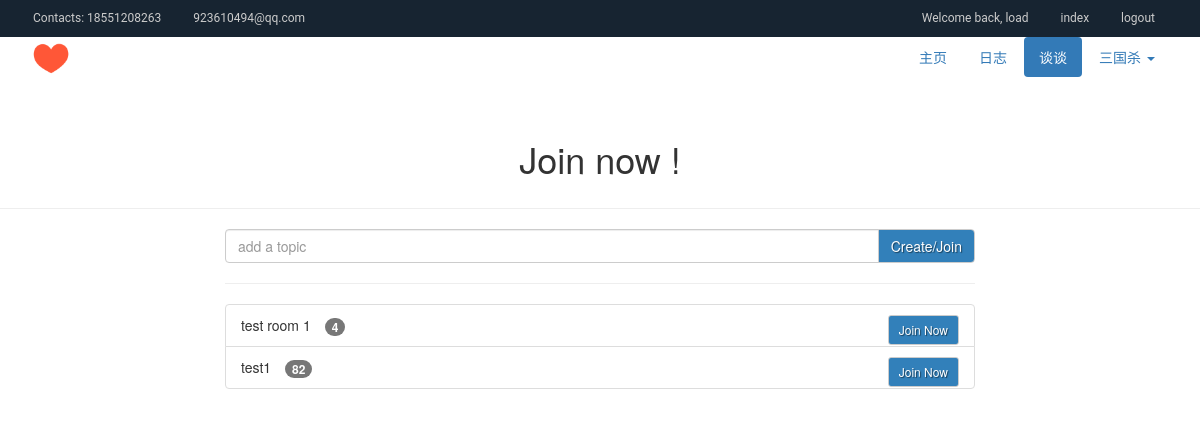
The app's page /c/rooms/ (signed in), older data.
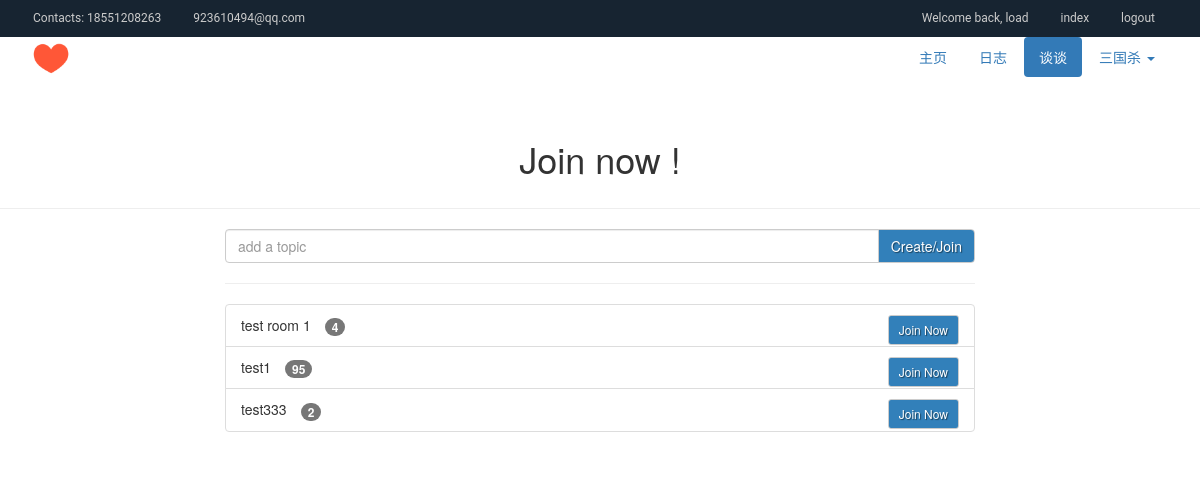
The same page, newer data.
### chatroom/models.py (models this page shows, shortened)
class Room(models.Model):
	topic = models.CharField(max_length=64, unique=True)
	members = models.IntegerField()
	ct_time = models.DateTimeField(auto_now_add=True)
	class Meta:
		ordering = ["ct_time"]

### chatroom/views.py (the view, shortened to what this page needs)
# urls.py: path("rooms/", views.rooms, name="rooms"),
def rooms(request): #index room page
	if not request.session.get("is_login", None):
		warning = "Please login first!"
		return render(request, "chatroom/rooms.html", locals())
	rooms = Room.objects.all().order_by("ct_time")
	return render(request, "chatroom/rooms.html", locals())

### chatroom/templates/chatroom/rooms.html (shortened to what this page needs)
{% extends 'login/cb.html' %}
{% load staticfiles %}
{% block css %}
<link href="{% static 'chatroom/css/main.css' %}" ref="stylesheet">
{% endblock %}
{% block presentation %}
<li role="presentation"><a href="{% url 'login:index' %}">主页</a></li>
<li role="presentation"><a href="{% url 'login:login' %}">日志</a></li>
<li role="presentation" class="active"><a href="{% url 'chatroom:rooms' %}">谈谈</a></li>
<li role="presentation" class="dropdown">
    <a id="menu-select" class="dropdown-toggle" data-toggle="dropdown" href="#" role="button" aria-haspopup="true" aria-expanded="false">
	三国杀 <span class="caret"></span>
	</a>
</li>
{% endblock %}
{% block header %}
<div class="row">
    <div class="col-sm-4 col-sm-offset-4">
			<h1 align="center">Join now !</h1>
    </div>
</div>
{% endblock %}
{% block content %}
	<div class="container">
		<div class="row">
			<div class="col-sm-8 col-sm-offset-2">
				<form class="room-form" action="{% url 'chatroom:rooms' %}" method="post">
					<div class="input-group">
						<input type="text" name="roomtopic" class="form-control" placeholder="add a topic">
						<span class="input-group-btn">
							<button type="submit" class="btn btn-default">Create/Join</button>
						</span>
					</div>
				</form>
				<hr />
				<ul class="list-group">
				{% for room in rooms %}
					<li class="list-group-item">
						<span>{{ room.topic }}&emsp;<span class="badge">{{ room.members }}</span></span>
						<button type="button" class="btn btn-default btn-sm pull-right" onclick="window.open('#')">Join Now</button>
					</li>
				{% endfor %}
				</ul>
			</div>
		</div>
	</div>
{% endblock %}

Row changes from the older to the newer data that the page shows:
changed Room "test1": members "82" → "95"
added Room: topic "test333", members "2"
